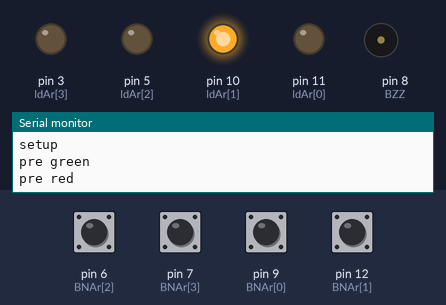
A sketch run on a simulated Arduino Uno, built with avr-gcc and run on an emulated ATmega328P. Shown: output pins drawn as LEDs (lit = HIGH), buzzer (waves = sounding), the last lines printed to the serial monitor. Dashed ring = blinking. The inputs (shaded band) are chosen by the test bench; at power-on: pin 6 (BNAr[2]), pin 7 (BNAr[3]), pin 9 (BNAr[0]), pin 12 (BNAr[1]) HIGH. Random numbers use the default seed unless the sketch sets one.

Above: at 1.2 s.
1.3 s: pin 6 (BNAr[2]) pulled LOW for 0.15 s
At 2.7 s:
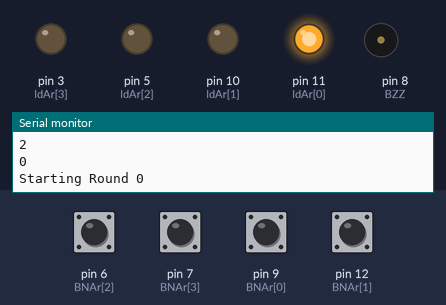
3.8 s: pin 7 (BNAr[3]) pulled LOW for 0.15 s
At 6.8 s:
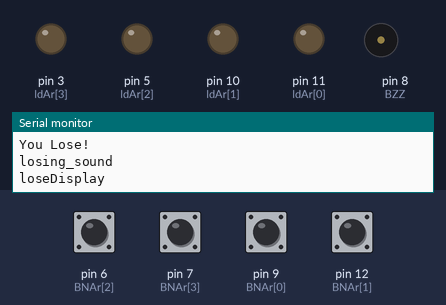
6.9 s: pin 9 (BNAr[0]) pulled LOW for 1 s
10.9 s: pin 12 (BNAr[1]) pulled LOW for 0.15 s
At 12.75 s:
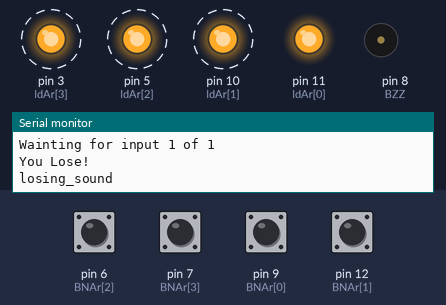
14.0 s: pin 12 (BNAr[1]) pulled LOW for 1 s
18.0 s: pin 6 (BNAr[2]) pulled LOW for 1 s
At 19.6 s:
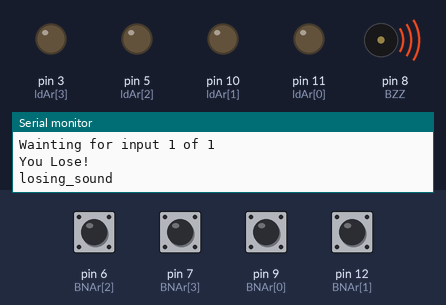
Timing chart, 0 to 23.0 s (numbered marks = the images above; inputs shaded):
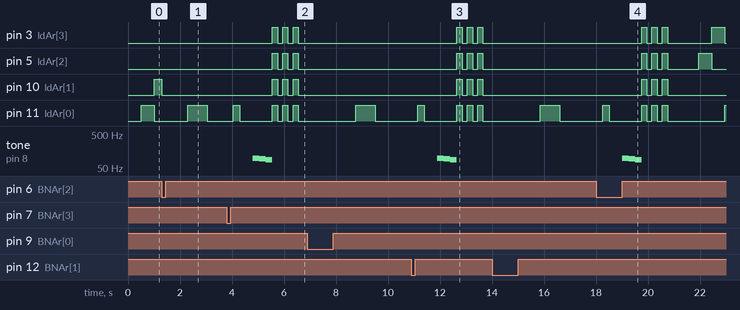

Measured:
- after the input at 3.8 s, pin 3 (ldAr[3]), pin 5 (ldAr[2]): alternates HIGH for 0.20 s and LOW for 0.20 s, starting after 1.8 s
- after the input at 10.9 s, pin 3 (ldAr[3]), pin 5 (ldAr[2]): alternates HIGH for 0.20 s and LOW for 0.20 s, starting after 1.8 s
- after the input at 18.0 s, pin 3 (ldAr[3]): LOW → HIGH after 1.8 s, → LOW 0.20 s later, → HIGH 0.20 s later, → LOW 0.20 s later, … (8 changes in this stretch); pin 5 (ldAr[2]): LOW → HIGH after 1.8 s, → LOW 0.20 s later, → HIGH 0.20 s later, → LOW 0.20 s later, … (8 changes in this stretch)

The sketch:

simon_says_arduino_code.ino
```cpp
int ldAr[] = {11, 10, 5, 3};


int BNAr[] = {9, 12, 6, 7};


int PCt = 4;


int BZZ = 8;


int ledState = 0;


int gameState = 0;


#define NUMBERTOWIN 5
int gameValues[NUMBERTOWIN];


int NMofRN = 0;


unsigned long previousMillis = 0;
unsigned long interval1 = 500;

void setLed(int ledNum);


void displayClue(int NMofRN);


boolean waitForInput(int buttonNum);


void setup () {


Serial.begin(9600);


Serial.println("setup");


  for(int Pin = 0; Pin < PCt; Pin++)
  {


  pinMode(ldAr[Pin], OUTPUT);


  }


  for(int Pin = 0; Pin < PCt; Pin++)


  {

  pinMode(BNAr[Pin], INPUT_PULLUP);


  }


randomSeed(analogRead(0));


}


void loop () {


  if (gameState == 0)


  {


     int button0 = digitalRead(BNAr[0]);


     int button1 = digitalRead(BNAr[1]);


     int button2 = digitalRead(BNAr[2]);


     int button3 = digitalRead(BNAr[3]);


    if (button0 && button1 && button2 && button3)


    {


      pre_game();


    }


    else


    {


      Serial.println("button Pressed");


      setLed(-1);


      NMofRN = 0;


      delay (1000);


      gameState = 1;


    }


  }


  if (gameState == 1)


  {


    gamePlay();


  }


  if (gameState == 2)


  {


    delay(500);


    winning_sound();


    winDisplay();


    winDisplay();


    winDisplay();


    loseDisplay();


    Serial.println("winDisplay");


    delay (1000);


    gameState = 0;


  }


  if (gameState == 3)


  {

    delay(500);


    losing_sound();


    loseDisplay();


    loseDisplay();


    loseDisplay();


    Serial.println("loseDisplay");


    delay (1000);


    gameState = 0;


  }


}


void pre_game()


{


  unsigned long currentMillis = millis();


  if (currentMillis - previousMillis > interval1)


  {

  if (ledState == 0)


  {


    Serial.println("pre green");


    setLed(0);


    ledState = 1;


  }


  else if (ledState == 1)


  {


    Serial.println("pre red");


    setLed(1);


    ledState = 2;


  }


  else if (ledState == 2)


  {


    Serial.println("pre yellow");


    setLed(2);


    ledState = 3;


  }


  else if (ledState == 3)


  {


    Serial.println("pre blue");


    setLed(3);


    ledState = 0;


  }


  previousMillis = currentMillis;


  }


}


void gamePlay()


{


  Serial.println("gamePlay");


  for ( int i=0; i<NUMBERTOWIN; i++)


  {


    gameValues[i] = floor(random(0,4));


    Serial.println(gameValues[i], DEC);


  }


  Serial.print("Starting Round ");


  Serial.println(NMofRN, DEC);


  for (int r=0; r<NUMBERTOWIN; r++)


  {


    displayClue(NMofRN);


    for (int i=0; i<=NMofRN; i++)


    {


      Serial.print("Wainting for input ");


      Serial.print(i+1, DEC);


      Serial.print(" of ");


      Serial.print(NMofRN+1, DEC);


      Serial.println("");


      if (waitForInput(gameValues[i]))


      {

        if (i==NMofRN)


        {


          Serial.println("Correct");

          if (NMofRN == NUMBERTOWIN-1)


          {


            Serial.println("You Win!");


           gameState = 2;


           return;


          }


          else


          {


            Serial.println("Continue");


          }


        }


      }


      else


      {


        Serial.println("You Lose!");


        gameState = 3;


        return;


      }


    }


    NMofRN++;


    delay(1000);


  }


}


void setLed(int ledNum)


{


  if (ledNum<0)


  {


   for (int i = 0; i<PCt; i++)


   {


   digitalWrite(ldAr[i], LOW);


   }


  }


  else


  {


    for (int i = 0; i<PCt; i++)


    {


      if (i == ledNum)


      {


        digitalWrite(ldAr[i], HIGH);


      }


      else


      {


        digitalWrite(ldAr[i], LOW);


      }


    }


  }


}


void displayClue(int NMofRN)


{

  setLed(-1);


  for (int i=0; i<=NMofRN; i++)


  {

    setLed(gameValues[i]);


    delay(750);


    setLed(-1);


    delay(250);


  }


}


boolean waitForInput(int buttonNum)


{


  while(true)


  {


   int button0 = digitalRead(BNAr[0]);


   int button1 = digitalRead(BNAr[1]);


   int button2 = digitalRead(BNAr[2]);


   int button3 = digitalRead(BNAr[3]);


   if (!button0 || !button1 || !button2 || !button3)


   {

      delay(250);


      if (buttonNum == 0)


      {


        digitalWrite(ldAr[0], HIGH);


        delay(250);


        digitalWrite(ldAr[0], LOW);


      }


      else if (buttonNum == 1)


      {


        digitalWrite(ldAr[1], HIGH);


        delay(250);


        digitalWrite(ldAr[1], LOW);


      }


      else if (buttonNum == 2)


      {


        digitalWrite(ldAr[2], HIGH);


        delay(250);


        digitalWrite(ldAr[2], LOW);


      }


      else if (buttonNum == 3)


      {


        digitalWrite(ldAr[3], HIGH);


        delay(250);


        digitalWrite(ldAr[3], LOW);


      }


      if (buttonNum == 0 && button0 == 0)


      {


        Serial.println("0 Pressed");


        return true;


      }


      else if (buttonNum == 1 && button1 == 0)


      {


        Serial.println("1 Pressed");


        return true;


      }


      else if (buttonNum == 2 && button2 == 0)


      {


        Serial.println("2 Pressed");


        return true;


      }


      else if (buttonNum == 3 && button3 == 0)


      {


        Serial.println("3 Pressed");


        return true;


      }


      else


      {


        return false;


      }


    }


  }


}


void winDisplay()


{


digitalWrite(ldAr[0], HIGH);


delay(75);


digitalWrite(ldAr[0], LOW);


delay(75);


digitalWrite(ldAr[1], HIGH);


delay(75);


digitalWrite(ldAr[1], LOW);


delay(75);


digitalWrite(ldAr[2], HIGH);


delay(75);


digitalWrite(ldAr[2], LOW);


delay(75);


digitalWrite(ldAr[3], HIGH);


delay(75);


digitalWrite(ldAr[3], LOW);


delay(75);


digitalWrite(ldAr[2], HIGH);


delay(75);


digitalWrite(ldAr[2], LOW);


delay(75);


digitalWrite(ldAr[1], HIGH);


delay(75);


digitalWrite(ldAr[1], LOW);


delay(75);


digitalWrite(ldAr[0], HIGH);


delay(75);


digitalWrite(ldAr[0], LOW);


delay(75);


}


void winning_sound(void)


{


  Serial.println("BZZ1");


  tone(BZZ, 294, 250);


  delay(200);


  tone(BZZ, 294, 250);


  delay(200);


  tone(BZZ, 294, 250);


  delay(200);


  tone(BZZ, 392, 500);


  delay(500);


  Serial.println("second 392");


  tone(BZZ, 392, 250);


  delay(200);


  tone(BZZ, 440, 250);


  delay(200);


  tone(BZZ, 392, 250);


  delay(200);


  tone(BZZ, 440, 250);


  delay(200);


  tone(BZZ, 494, 500);


}


void loseDisplay()


{


  digitalWrite(ldAr[0], HIGH);


  digitalWrite(ldAr[1], HIGH);


  digitalWrite(ldAr[2], HIGH);


  digitalWrite(ldAr[3], HIGH);


  delay(200);


  digitalWrite(ldAr[0], LOW);


  digitalWrite(ldAr[1], LOW);


  digitalWrite(ldAr[2], LOW);


  digitalWrite(ldAr[3], LOW);


  delay(200);


}


void losing_sound(void)


{


  Serial.println("losing_sound");


  tone(BZZ, 98, 250);


  delay(250);


   tone(BZZ, 93, 250);


  delay(250);


   tone(BZZ, 87, 250);


  delay(250);


}
```
